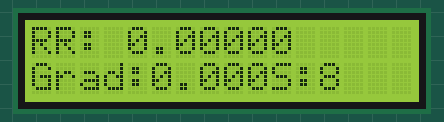
The sketch below on a simulated Arduino Uno, built with avr-gcc and run on an emulated ATmega328P. Parts: 16×2 character LCD. What the sketch prints to the serial monitor is not drawn.

Above: at 0.3 s.
At 3.1 s:
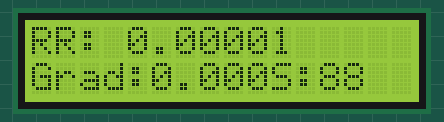
At 5.0 s:
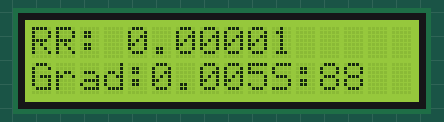
At 7.5 s:
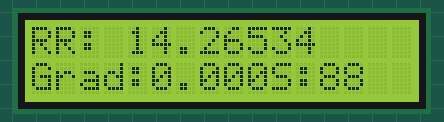
At 13.2 s:
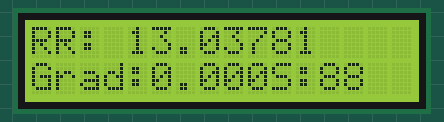
At 17.6 s:
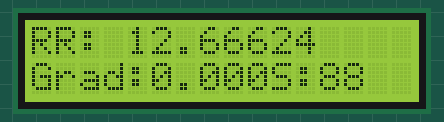

The sketch:

SSF_siggen.ino
```cpp
#include <TimeLib.h>
#include <LiquidCrystal.h>
unsigned long previousMillis = 0;        // will store last time ADC queried
int ADCpin = A0;
byte flag =0;

const byte numStamps = 5; //n
const byte averagePeriod = 5; //t

// constants won't change:
const int sampleRate = 120;
const float slowRate = 0.1;
const long interval = (1/(float)sampleRate) *1000;           // interval at which to blink (milliseconds)


const int windowSize=(sampleRate/slowRate)/32;
float sampleWindow[windowSize]={0}; // holds SSF signal


const byte dispInterval = 1000;           // interval at which to blink (milliseconds)
unsigned long dispMillis = 0;

const int SSFSize = (sampleRate/slowRate)/8;
float SSFWindow[SSFSize] ={0} ;

byte SSFfull = 0;


float RR=0;
float Grad = 0;
unsigned long stamps[numStamps];

int gradScaleFac = 10;

const int rs = 12, en = 11, d4 = 5, d5 = 4, d6 = 3, d7 = 2;
LiquidCrystal lcd(rs, en, d4, d5, d6, d7);

void setup() {
  // put your setup code here, to run once:
  Serial.begin(9600);
  lcd.begin(16, 2);
}


void appendWindow(float val)
{
  for (int i=0;i<windowSize-1;i++)
  {
    sampleWindow[i]=sampleWindow[i+1];
  }
  sampleWindow[windowSize-1]=val;

}

void appendSSFWindow(float val)
{
  if(SSFfull == 0 && SSFWindow[0]>0)
    SSFfull=1;

  for (int i=0;i<SSFSize-1;i++)
  {
    SSFWindow[i]=SSFWindow[i+1];
  }
  SSFWindow[SSFSize-1] = val;

}

void calcGrad()
{
  float xx = 0;
  float xy = 0;
  float x = 0;
  float y = 0;

  for (int i=0;i<windowSize;i++)
  {
    x+=i;
    y+=sampleWindow[i];
    xx+= i*i;
    xy+= sampleWindow[i]*i;
  }

  Grad = (windowSize*xy - x*y)/(windowSize*xx-x*x);
//  Grad *= gradScaleFac;

}

float getSSFVal()
{
  float zi=0;
  for (int i=0;i<SSFSize-1;i++){
    float yk = 0;
    yk=SSFWindow[i+1]-SSFWindow[i];
    if(yk>0)
          zi=zi+yk;
  }
  Serial.println(zi);

  return zi;
}

void detect()
{
  if(Grad<0 && flag==0)
  {
    flag=1;
    for (int i=0;i<numStamps-1;i++)
    {
      stamps[i]=stamps[i+1];
    }
    stamps[numStamps-1] = millis();
  }

  if(Grad>0 && flag==1)
  {
    flag=0;
  }

}

void updateRR()
{
  unsigned long avg = 0;
  byte count = 0;
  for(int i=0; i<numStamps-1;i++)
  {
    if(stamps[i]>0)
    {
      avg += stamps[i+1]-stamps[i];
      count++;
    }
  }
  avg/=(count);// in millisec

  float freq=avg/((float)1000);
  RR=(60)/freq; //convert to BPM

}

void loop() {
  unsigned long currentMillis = millis();
  float t = currentMillis/((float)1000);
   if (currentMillis - previousMillis >= interval) {
    previousMillis = currentMillis;

    //int sensorValue = analogRead(A0);
    //float voltage = sensorValue * (5.0 / 1023.0);


    float freq = 2*M_PI*0.2;
    float voltage = 3.2 +  0.1*(sin (freq*t) +sin(0.5*freq*t));
    int sensorValue = voltage *(1023.0/5);

    appendSSFWindow(voltage*gradScaleFac);

    if(SSFfull == 1)
    {
      appendWindow(getSSFVal());
      calcGrad();
      detect();
      updateRR();
    }

  }

   if (currentMillis - dispMillis >= dispInterval) {
    dispMillis = currentMillis;
    lcd.setCursor(0, 0);
    lcd.print(F("RR: "));
    lcd.print(RR,5);

    lcd.setCursor(0, 1);
    lcd.print(F("Grad:"));
    lcd.print(Grad,3);
    lcd.print(F("S:"));
    lcd.print(interval);

  }
}
```

Measured:
- what the display in image 0 shows lasts 1.2 s, from 0.2 s to 1.4 s
- what the display in image 1 shows lasts 1.4 s, from 3.0 s to 4.4 s
- what the display in image 2 shows lasts 0.7 s, from 4.9 s to 5.6 s
